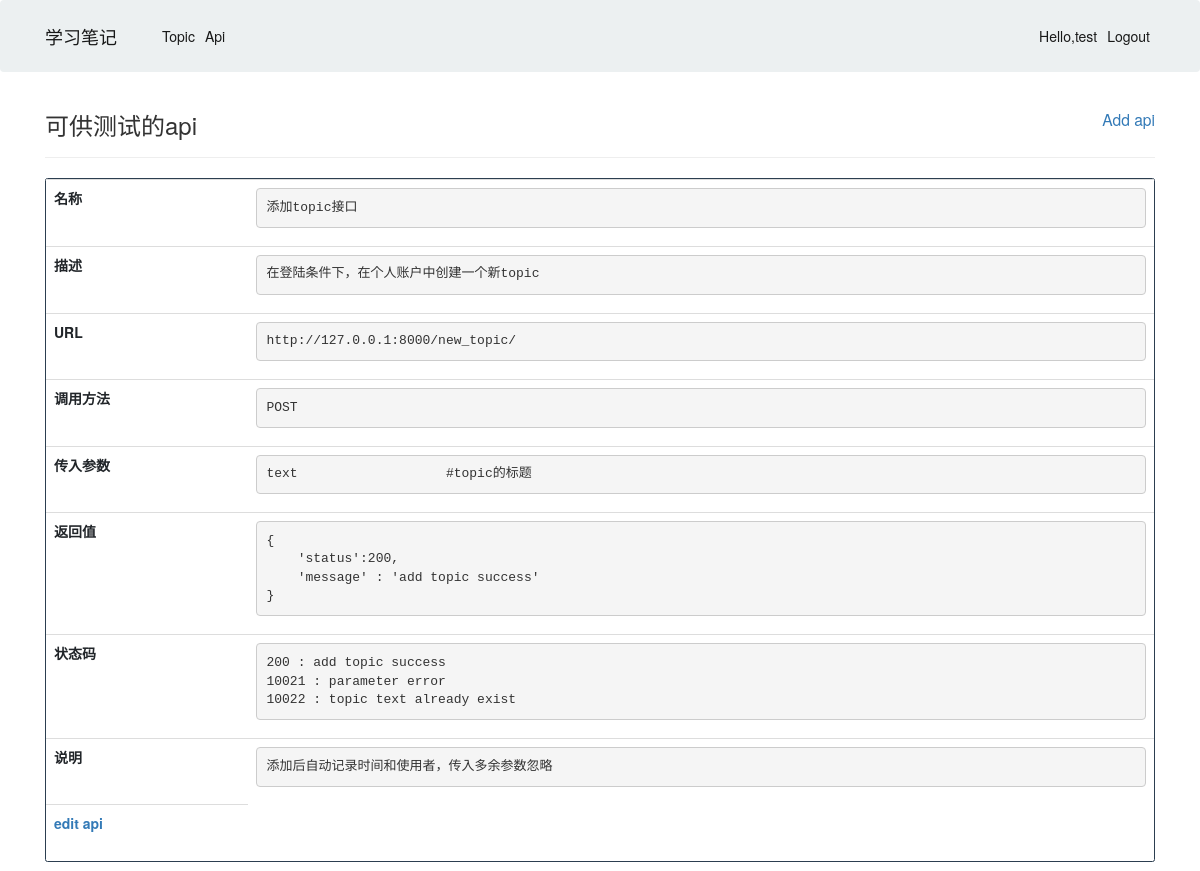
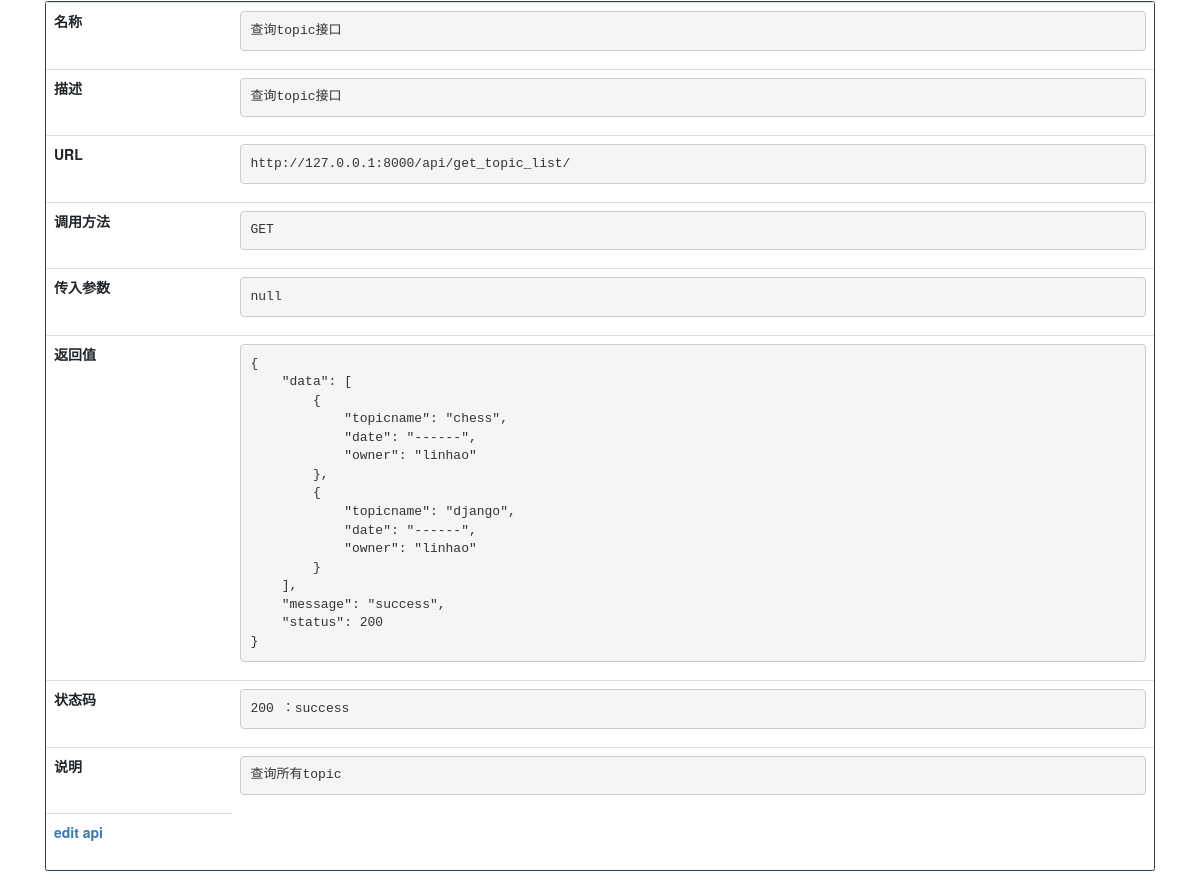
The page /api/show_all_api/ (signed in) on the database its author committed (2 pictures, top to bottom).
### api/models.py (models this page shows, shortened)
class ApiDescribe(models.Model):
    name = models.CharField(max_length=200)
    describe = models.CharField(max_length=200)
    url = models.URLField()
    METHOD_CHOICE = (
        ('GET','GET'),
        ('POST', 'POST'),
        ('DELETE', 'DELETE'),
    )
    method = models.CharField(max_length=200, choices=METHOD_CHOICE)
    date_added = models.DateTimeField(auto_now_add=True)
    input_para = models.CharField(max_length=400)
    return_value = models.CharField(max_length=400)
    status_code = models.CharField(max_length=400)
    attention = models.CharField(max_length=400)

### api/views.py (the view)
def show_all_api(request):
    apis = ApiDescribe.objects.all()
    context = {'apis': apis}
    return render(request, 'api/index.html', context)

### api/templates/api/index.html
{% extends "learning_logs/base.html" %}
    {% block header %}
        <h3>
            可供测试的api
            <small style="float:right">
                <a href="{% url 'api:new_api' %}">Add api</a>
            </small>
        </h3>
    {% endblock header%}
    {% block content %}
    {% for api in apis %}
    <div class="card border-primary mb-3" >
        <table class="table table-hover">
            <tbody>
                <tr class="table-default">
                    <th scope="row">名称</th>
                    <td><pre>{{api.name}}</pre></td>
                </tr>
                <tr class="table-default">
                    <th scope="row">描述</th>
                    <td><pre>{{api.describe}}</pre></td>
                </tr>
                <tr class="table-default">
                    <th scope="row">URL</th>
                    <td><pre>{{api.url}}</pre></td>
                </tr>
                <tr class="table-default">
                    <th scope="row">调用方法</th>
                    <td><pre>{{api.method}}</pre></td>
                </tr>
                <tr class="table-default">
                    <th scope="row">传入参数</th>
                    <td><pre>{{api.input_para}}</pre></td>
                </tr>
                <tr class="table-default">
                    <th scope="row">返回值</th>
                    <td><pre>{{api.return_value}}</pre></td>
                </tr>
                <tr class="table-default">
                    <th scope="row">状态码</th>
                    <td><pre>{{api.status_code}}</pre></td>
                </tr>
                <tr class="table-default">
                    <th scope="row">说明</th>
                    <td><pre>{{api.attention}}</pre></td>
                </tr>
                <tr class="table-default">
                    <th scope="row"><a href="{% url 'api:edit_api' api.id %}">edit api</a></th>
                </tr>
            </tbody>
        </table>
    </div>
    {% empty %}
    <h3>No api had been added yet.</h3>
    {% endfor %}
    {% endblock content %}

### learning_logs/templates/learning_logs/base.html (shortened to what this page needs)
<!DOCTYPE html>
<html lang="en">
<head>
    {% load static %}
    <link rel="stylesheet" type="text/css" href="{% static 'css/bootstrap.min.css' %}">
    {% load bootstrap3 %}
    {% bootstrap_css %}
</head>
<body>
    <nav class="navbar navbar-expand-lg navbar-light bg-light">
        <div class="container">
            <a class="navbar-brand" href="{% url 'learning_logs:index' %}">学习笔记</a>
            <div id="navbar" class="navbar-collapse collapse" id="navbarColor01">
                <ul class="mr-auto navbar-nav">
                    <li class="nav-item active">
                        <a href="{% url 'learning_logs:topics' %}" class="nav-link">Topic</a>
                    </li>
                    <li class="nav-item active">
                        <a href="{% url 'api:show_all_api' %}" class="nav-link">Api</a>
                    </li>
                </ul>
                <ul class="nav navbar-nav navbar-right">
                    {% if user.is_authenticated %}
                        <li class="nav-item active">
                            <a class="nav-link">Hello,{{user.username}}</a>
                        </li>
                        <li class="nav-item active"><a href="{% url 'users:logout' %}" class="nav-link">Logout</a></li>
                    {% else %}
                        <li class="nav-item active"><a href="{% url 'users:register' %}" class="nav-link">Register</a></li>
                        <li class="nav-item active"><a href="{% url 'users:login' %}" class="nav-link">Login</a></li>
                    {% endif %}
                </ul>
            </div>
        </div>
    </nav>
    <div class="container">
        <div class="page-header" style="margin-top:20px;margin-bottom:20px">
            {% block header %}{% endblock header%}
        </div>
        <div>
            {% block content %}{% endblock content%}
        </div>
    </div>
</body>
</html>

### rows shown on the page
ApiDescribe: name "添加topic接口", describe "在登陆条件下，在个人账户中创建一个新topic", url "http://127.0.0.1:8000/new_topic/", method "POST", input_para "text #topic的标题", return_value "{ 'status':200, 'message' : 'add topic success' }", status_code "200 : add topic success 10021 : parameter error 10022 : topic text already exist", attention "添加后自动记录时间和使用者，传入多余参数忽略"
ApiDescribe: name "查询topic接口", describe "查询topic接口", url "http://127.0.0.1:8000/api/get_topic_list/", method "GET", input_para "null", return_value "{ \"data\": [ { \"topicname\": \"chess\", \"date\": \"------\", \"owner\": \"linhao\" }, { \"topicname\": \"django\", \"date\": \"------\", \"owner\": \"linhao\" } ], \"message\": \"success\", \"status\": 200 }", status_code "200 ：success", attention "查询所有topic"

### other values the page prints
{{ user.username }} "test"
